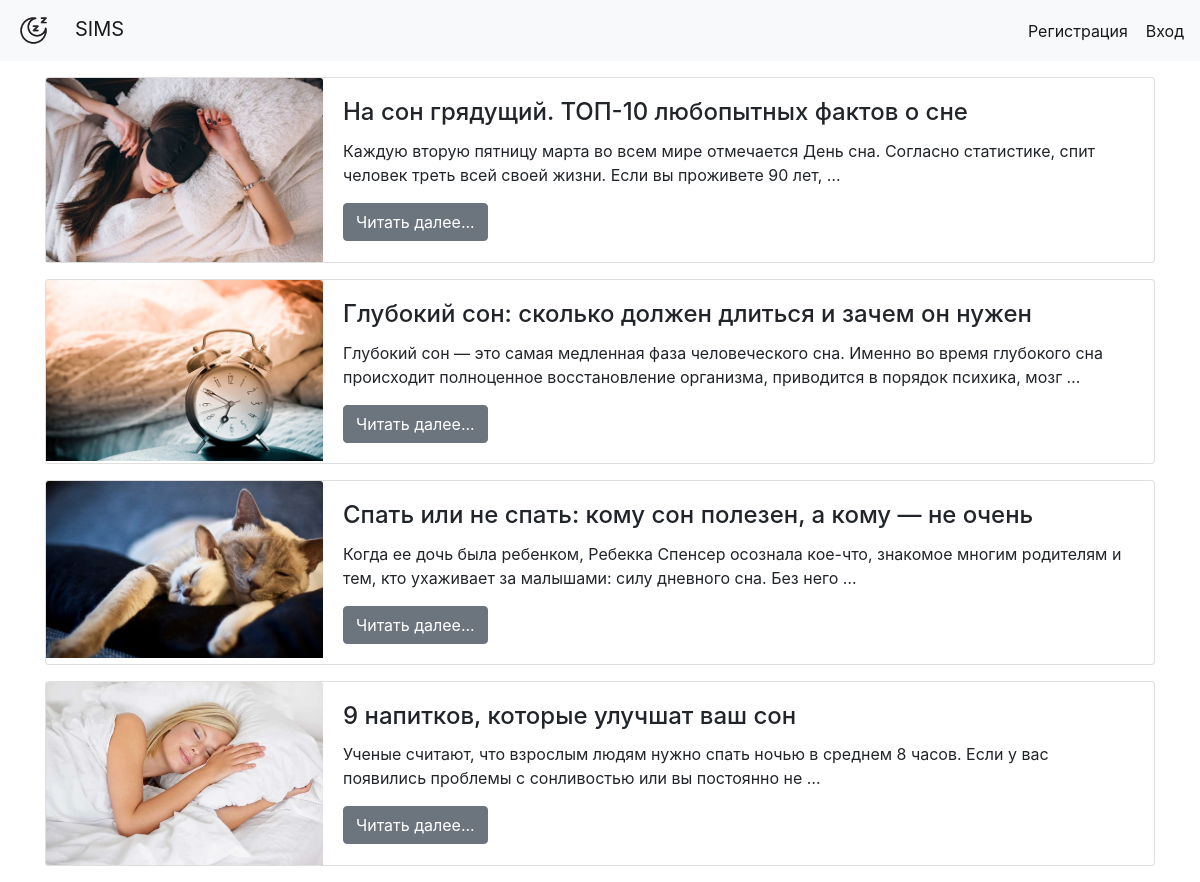
The page /activity/ on the database its author committed.
### activity/models.py (models this page shows, shortened)
class Articles(models.Model):
    title = models.CharField(max_length=200)
    article = models.TextField()
    image = models.ImageField(upload_to='photos/')
    def get_absolute_url(self):
        return reverse('articles', kwargs={'article_id': self.pk})

### activity/views.py (the view)
# urls.py: path('', index, name='home'),
def index(request):
    articles = Articles.objects.all()
    return render(request, 'activity/index.html', context={'articles': articles, 'title': 'Мониторинг сна'})

### activity/templates/activity/index.html (shortened to what this page needs)
{% extends 'base.html' %}
{% block Body %}
  {% for item in articles %}
    <div class="card mb-3">
      <div class="row no-gutters">
        <div class="col-md-3">
          <img src="{{ item.image.url }}" alt="" class="card-img-top mr-4">
        </div>
        <div class="col-md-9">
          <div class="card-body">
            <h4 class="card-title">{{ item.title }}</h4>
            {% autoescape off %}
            <p class="card-text">{{ item.article|truncatewords:23 }}</p>
            {% endautoescape %}
            <a href="{{ item.get_absolute_url }}" class="btn btn-secondary">Читать далее...</a>
          </div>
        </div>
      </div>
    </div>
    {% endfor %}
{% endblock %}

### activity/templates/base.html (shortened to what this page needs)
{% load static %}
<!doctype html>
<html lang="ru">
  <head>
    <link rel="stylesheet" href="{% static 'bootstrap.min.css' %}">
  </head>
  <body>
    <nav class="navbar navbar-expand-lg navbar-light bg-light">
      <a class="navbar-brand" href="{% url 'home' %}">
        <img src="{% static 'wondicon-ui-free-sleep_111270.png' %}" width="35" height="35" class="mr-4" alt="">SIMS</a>
      <div class="collapse navbar-collapse" id="navbarText">
        <span class="navbar-text">
          {% if user.is_authenticated %}
            Привет, {{ user.first_name }} {{ user.last_name }}&nbsp;&nbsp;&nbsp;&nbsp;<a href="{% url 'parameters' %}">Параметры</a>&nbsp;&nbsp;&nbsp;&nbsp;<a href="{% url 'logout' %}">Выйти</a>
          {% else %}
            <a href="{% url 'register' %}">Регистрация</a>&nbsp;&nbsp;&nbsp;&nbsp;<a href="{% url 'login' %}">Вход</a>
          {% endif %}
        </span>
      </div>
    </nav>
  <div class="container mt-3">
    {% block Body %}{% endblock %}
  </div>
  </body>
</html>

### rows shown on the page
Articles: image (picture), title "На сон грядущий. ТОП-10 любопытных фактов о сне", article "Каждую вторую пятницу марта во всем мире отмечается День сна. Согласно статистике, спит человек треть всей своей жизни. Если вы проживете 90 лет, …"
Articles: image (picture), title "Глубокий сон: сколько должен длиться и зачем он нужен", article "Глубокий сон — это самая медленная фаза человеческого сна. Именно во время глубокого сна происходит полноценное восстановление организма, приводится в порядок психика, мозг …"
Articles: image (picture), title "Спать или не спать: кому сон полезен, а кому — не очень", article "Когда ее дочь была ребенком, Ребекка Спенсер осознала кое-что, знакомое многим родителям и тем, кто ухаживает за малышами: силу дневного сна. Без него …"
Articles: image (picture), title "9 напитков, которые улучшат ваш сон", article "Ученые считают, что взрослым людям нужно спать ночью в среднем 8 часов. Если у вас появились проблемы с сонливостью или вы постоянно не …"
